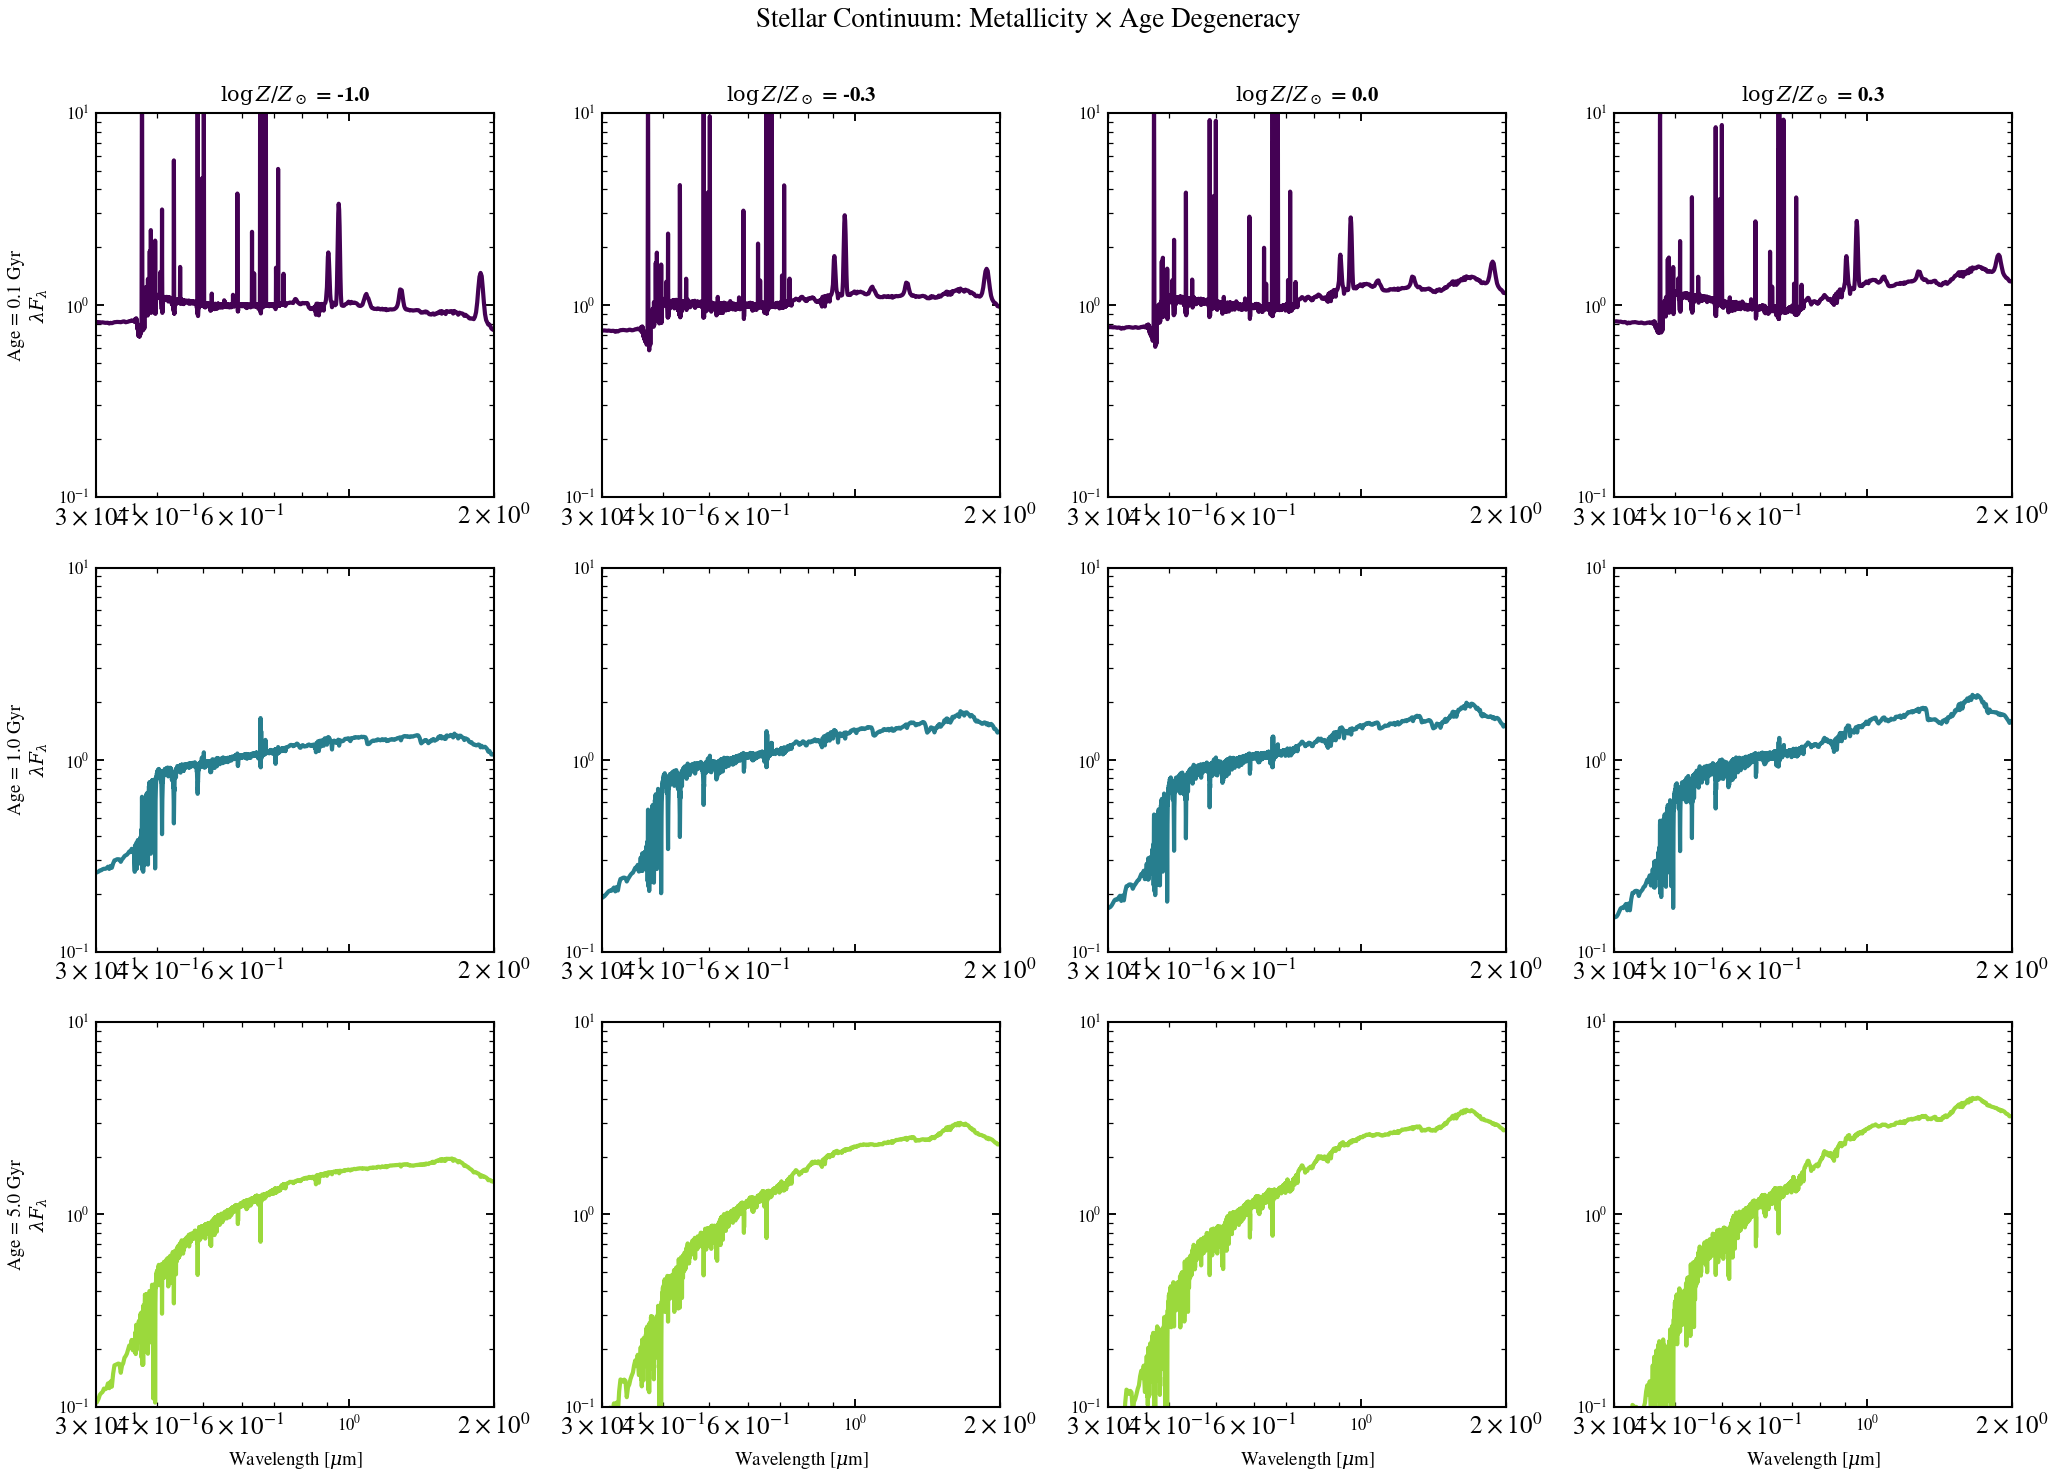

Recreate this plot in Python.
"""
Stellar Continuum: Metallicity × Age Grid
==========================================

2D grid showing how stellar continuum shape responds to metallicity at
different ages. Demonstrates the age-metallicity degeneracy: a metal-rich
young star can mimic a metal-poor old star in the optical continuum. Uses a
3×4 panel grid: log(Z/Z_sun) ∈ {-1.0, -0.3, 0.0, 0.3} × age ∈ {0.1, 1.0, 5.0} Gyr.

.. sphx-glr-precomputed-img:

.. image:: images/sphx_glr_plot_metallicity_age_grid_001.png
   :alt: plot_metallicity_age_grid
   :class: sphx-glr-single-img

"""

from pathlib import Path

import jax
import matplotlib.pyplot as plt
import numpy as np

jax.config.update("jax_enable_x64", True)

from tengri import Fixed, Parameters, SEDModel, load_ssp_data
from tengri.analysis.plotting import setup_style

setup_style()


def _find_ssp():
    """Find SSP data file in standard locations."""
    name = "ssp_prsc_miles_chabrier_wNE_logGasU-3.0_logGasZ0.0.h5"
    for p in [
        Path("data") / name,
        Path("../data") / name,
        Path("../../data") / name,
        Path("../../../data") / name,
    ]:
        if p.exists():
            return str(p)
    return None


SSP_PATH = _find_ssp()
if SSP_PATH is None:
    raise FileNotFoundError("SSP data not found — skipping example")

ssp = load_ssp_data(SSP_PATH)

# --- Grid parameters ---
logz_values = [-1.0, -0.3, 0.0, 0.3]  # log(Z/Z_sun)
age_gyr_values = [0.1, 1.0, 5.0]  # Gyr

# --- Color map ---
colors_age = plt.cm.viridis(np.linspace(0.0, 0.85, len(age_gyr_values)))

fig, axes = plt.subplots(len(age_gyr_values), len(logz_values), figsize=(14, 10))
fig.suptitle(
    "Stellar Continuum: Metallicity × Age Degeneracy",
    fontsize=13,
    y=0.995,
)

for i, age_gyr in enumerate(age_gyr_values):
    for j, logz in enumerate(logz_values):
        ax = axes[i, j]

        # --- Build pure-stellar model (no dust, simple SFH) ---
        # Peak the SFH at the given age to make that age dominate the light
        spec = Parameters(
            sfh_tsnorm_log_peak_sfr=Fixed(1.0),
            sfh_tsnorm_peak_lbt_gyr=Fixed(age_gyr),
            sfh_tsnorm_width_gyr=Fixed(0.3),
            sfh_tsnorm_skew=Fixed(0.0),
            sfh_tsnorm_trunc=Fixed(max(3.0, age_gyr + 2.0)),
            met_logzsol=Fixed(logz),  # Vary metallicity
            dust_tau_bc=Fixed(0.0),  # No dust for clean continuum view
            dust_tau_diff=Fixed(0.0),
            dust_slope=Fixed(-0.7),
            redshift=Fixed(0.0),  # No redshift; rest-frame
        )
        model = SEDModel(spec, ssp)

        # Sample parameters and generate SED
        import jax.random

        key = jax.random.PRNGKey(0)
        params = spec.sample(key)
        pred = model.predict_rest_sed(params)

        wavelength = np.array(pred.wavelength)
        sed = np.array(pred.sed)
        wave_um = wavelength / 1e4

        # Normalize at 5500 A
        i_norm = int(np.argmin(np.abs(wavelength - 5500.0)))
        norm_val = sed[i_norm]
        if norm_val > 0:
            sed_norm = sed / norm_val
        else:
            sed_norm = sed

        # Plot: optical + NIR range
        mask = (wave_um > 0.3) & (wave_um < 2.0) & (sed_norm > 0)
        ax.loglog(wave_um[mask], sed_norm[mask], color=colors_age[i], lw=2.0)

        # Labels and formatting
        ax.set_xlim(0.3, 2.0)
        ax.set_ylim(0.1, 10)
        ax.tick_params(labelsize=8)

        # Row labels (age)
        if j == 0:
            ax.set_ylabel(f"Age = {age_gyr:.1f} Gyr\n" + r"$\lambda F_\lambda$", fontsize=9)

        # Column labels (metallicity)
        if i == 0:
            ax.set_title(f"log(Z/Z$_\\odot$) = {logz:.1f}", fontsize=10, fontweight="bold")

        # X-axis only on bottom row
        if i == len(age_gyr_values) - 1:
            ax.set_xlabel(r"Wavelength [$\mu$m]", fontsize=9)
        else:
            ax.set_xticklabels([])

fig.tight_layout()
plt.savefig("plot_metallicity_age_grid.png", dpi=150, bbox_inches="tight")
plt.show()
